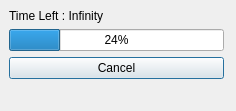
<ui version="4.0" >
 <class>Dialog</class>
 <widget class="QDialog" name="Dialog" >
  <property name="geometry" >
   <rect>
    <x>0</x>
    <y>0</y>
    <width>236</width>
    <height>111</height>
   </rect>
  </property>
  <property name="windowTitle" >
   <string>Working</string>
  </property>
  <widget class="QWidget" name="verticalLayout" >
   <property name="geometry" >
    <rect>
     <x>9</x>
     <y>9</y>
     <width>215</width>
     <height>89</height>
    </rect>
   </property>
   <layout class="QVBoxLayout" >
    <property name="margin" >
     <number>0</number>
    </property>
    <property name="spacing" >
     <number>6</number>
    </property>
    <item>
     <widget class="QLabel" name="labelTimeLeft" >
      <property name="text" >
       <string>Time Left : Infinity</string>
      </property>
     </widget>
    </item>
    <item>
     <widget class="QProgressBar" name="progressBar" >
      <property name="value" >
       <number>24</number>
      </property>
      <property name="orientation" >
       <enum>Qt::Horizontal</enum>
      </property>
     </widget>
    </item>
    <item>
     <widget class="QPushButton" name="buttonCancel" >
      <property name="text" >
       <string>Cancel</string>
      </property>
     </widget>
    </item>
    <item>
     <spacer>
      <property name="orientation" >
       <enum>Qt::Vertical</enum>
      </property>
      <property name="sizeHint" >
       <size>
        <width>20</width>
        <height>40</height>
       </size>
      </property>
     </spacer>
    </item>
   </layout>
  </widget>
 </widget>
 <resources/>
 <connections/>
</ui>
